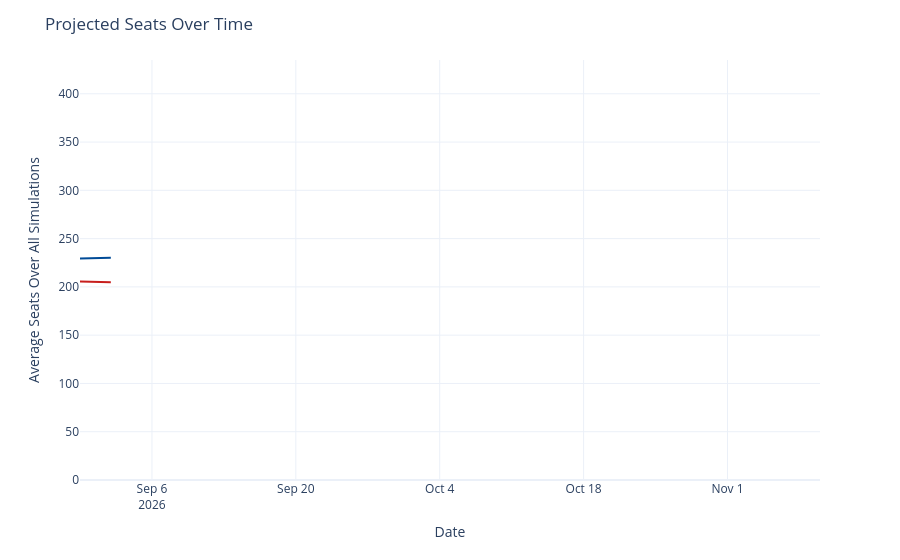

Here is the notebook cell this chart was saved with:
### Code cell
seats_over_time = output_ts[(output_ts['geo'] == 'US House') &
                             (output_ts['type'] == 'seats')]
seats_over_time['rep_seats'] = seats_over_time['y'].map(lambda x: 435 - x)
seats_over_time = seats_over_time.rename({'y': 'Democrats', 'rep_seats': 'Republicans'}, axis=1)
seats_time_ser = px.line(seats_over_time, x='date', y=['Democrats', 'Republicans'], template='plotly_white',
                        color_discrete_map={'Democrats': '#004b97', 'Republicans': '#c71e1d'},)
seats_time_ser.update_traces(hovertemplate="%{y:.1f}")
seats_time_ser.update_layout(
    xaxis=dict(range=[pd.to_datetime('2026-08-30'), pd.to_datetime('2026-11-10')]),
    yaxis=dict(range=[0, 435]),
    xaxis_title='Date',
    yaxis_title='Average Seats Over All Simulations',
    title=dict(text="Projected Seats Over Time"),
    hovermode="x",
    showlegend=False
)
seats_time_ser

### Figure 1 — Plotly figure (JSON) as saved in the notebook; plotly's stock layout.template omitted (floating-point values rounded to 4 significant figures)
{"data": [{"hovertemplate": "%{y:.1f}", "legendgroup": "Democrats", "line": {"color": "#004b97", "dash": "solid"}, "marker": {"symbol": "circle"}, "mode": "lines", "name": "Democrats", "orientation": "v", "showlegend": true, "type": "scatter", "x": ["2026-08-30", "2026-08-31", "2026-09-01", "2026-09-02"], "xaxis": "x", "y": [229.4, 230.0, 230.0, 230.2], "yaxis": "y"}, {"hovertemplate": "%{y:.1f}", "legendgroup": "Republicans", "line": {"color": "#c71e1d", "dash": "solid"}, "marker": {"symbol": "circle"}, "mode": "lines", "name": "Republicans", "orientation": "v", "showlegend": true, "type": "scatter", "x": ["2026-08-30", "2026-08-31", "2026-09-01", "2026-09-02"], "xaxis": "x", "y": [205.6, 205.0, 205.0, 204.8], "yaxis": "y"}], "layout": {"hovermode": "x", "legend": {"title": {"text": "variable"}, "tracegroupgap": 0}, "margin": {"t": 60}, "showlegend": false, "title": {"text": "Projected Seats Over Time"}, "xaxis": {"anchor": "y", "domain": [0, 1], "range": ["2026-08-30T00:00:00", "2026-11-10T00:00:00"], "title": {"text": "Date"}}, "yaxis": {"anchor": "x", "domain": [0, 1], "range": [0, 435], "title": {"text": "Average Seats Over All Simulations"}}}}
